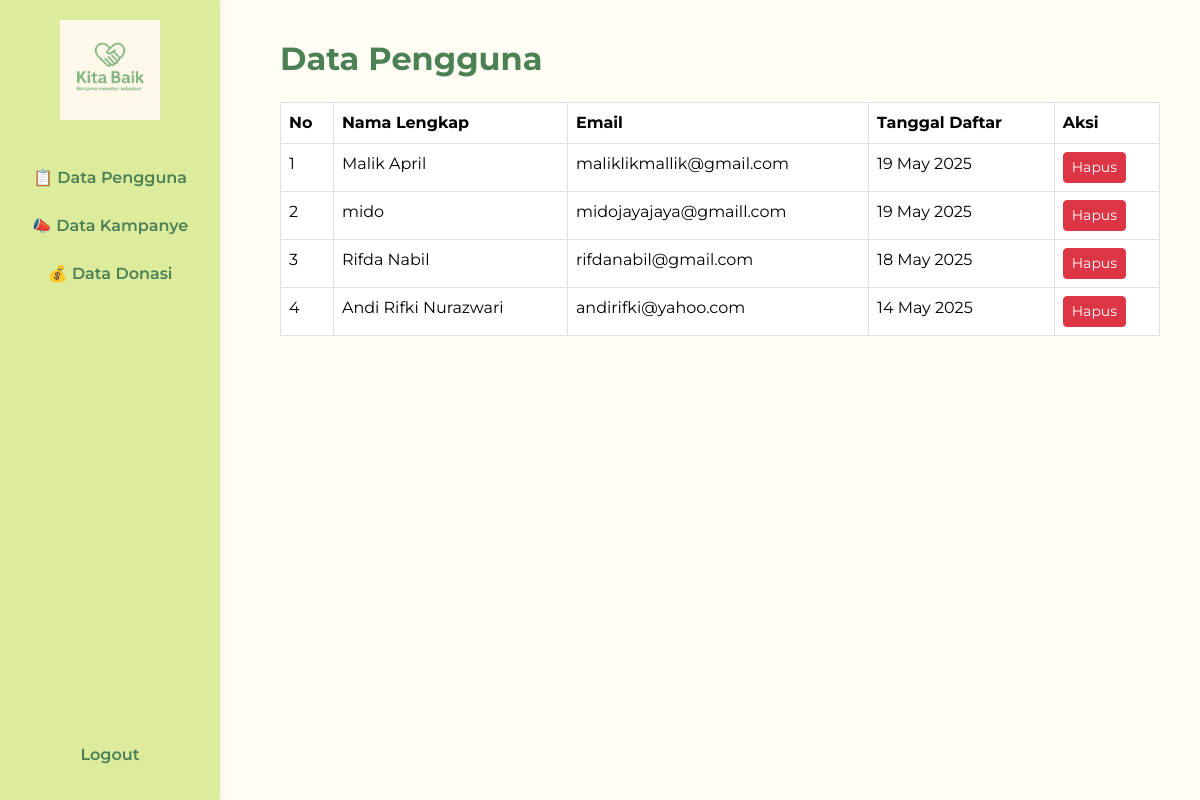
The page /data_users.php (signed in) on the database its author committed.
### tables this page shows
CREATE TABLE `users` (
  `user_id` int NOT NULL,
  `fullname` varchar(64) NOT NULL,
  `email` varchar(255) NOT NULL,
  `birthdate` date NOT NULL,
  `password` varchar(255) NOT NULL,
  `is_admin` tinyint(1) DEFAULT '0',
  `role` enum('user','admin') DEFAULT 'user',
  `created_at` timestamp NULL DEFAULT CURRENT_TIMESTAMP
);

### data_users.php (the view, shortened to what this page needs)
<?php
include '../config/connection.php';
$query = mysqli_query($connect, "SELECT * FROM users ORDER BY created_at DESC");
?>
<!DOCTYPE html>
<html lang="id">
<head>
  <link href="https://cdn.jsdelivr.net/npm/bootstrap@5.3.5/dist/css/bootstrap.min.css" rel="stylesheet">
  <link rel="stylesheet" href="../assets/stylee.css">
</head>
<body>
<div class="sidebar text-center">
  <div class="mb-4">
    <img src="../assets/KitaBaik.jpg" alt="KitaBaik Logo" width="100" style="margin-bottom: 10px;">
  </div>
  <div style="position: absolute; bottom: 20px; width: 100%; text-align: center;">
  <a href="logout_admin.php" class="btn btn-admin">Logout</a>
</div>
  <a href="data_users.php">📋 Data Pengguna</a>
  <a href="data_campaign.php">📣 Data Kampanye</a>
  <a href="data_donasi.php">💰 Data Donasi</a>
</div>
<div class="content">
  <h2 class="mb-4">Data Pengguna</h2>
  <table class="table table-bordered admin-table">
    <thead>
      <tr>
        <th>No</th>
        <th>Nama Lengkap</th>
        <th>Email</th>
        <th>Tanggal Daftar</th>
        <th>Aksi</th>
      </tr>
    </thead>
    <tbody>
      <?php $no = 1; while ($row = mysqli_fetch_assoc($query)) : ?>
        <tr>
          <td><?= $no++ ?></td>
          <td><?= htmlspecialchars($row['fullname']) ?></td>
          <td><?= htmlspecialchars($row['email']) ?></td>
          <td><?= date('d M Y', strtotime($row['created_at'])) ?></td>
          <td>
            <a href="?hapus=<?= $row['user_id'] ?>" class="btn btn-sm btn-danger" onclick="return confirm('Yakin ingin hapus pengguna ini?')">Hapus</a>
          </td>
        </tr>
      <?php endwhile; ?>
    </tbody>
  </table>
</div>
</body>
</html>

### stylee.css (style rules this page uses)
body { font-family: 'Montserrat', sans-serif; background-color: #FFFDF4; }
.sidebar { height: 100vh; background-color: #DDEB9D; padding-top: 20px; position: fixed; width: 220px; box-shadow: 2px 0 5px rgba(0,0,0,0.05); }
.sidebar a { color: #4C8055; display: block; padding: 12px 20px; font-weight: 600; text-decoration: none; }
.content { margin-left: 240px; padding: 40px; }
h2 { color: #4C8055; font-weight: 700; }

### rows shown on the page
users: fullname "Malik April", email "maliklikmallik@gmail.com", created_at "19 May 2025"
users: fullname "mido", email "midojayajaya@gmaill.com", created_at "19 May 2025"
users: fullname "Rifda Nabil", email "rifdanabil@gmail.com", created_at "18 May 2025"
users: fullname "Andi Rifki Nurazwari", email "andirifki@yahoo.com", created_at "14 May 2025"
